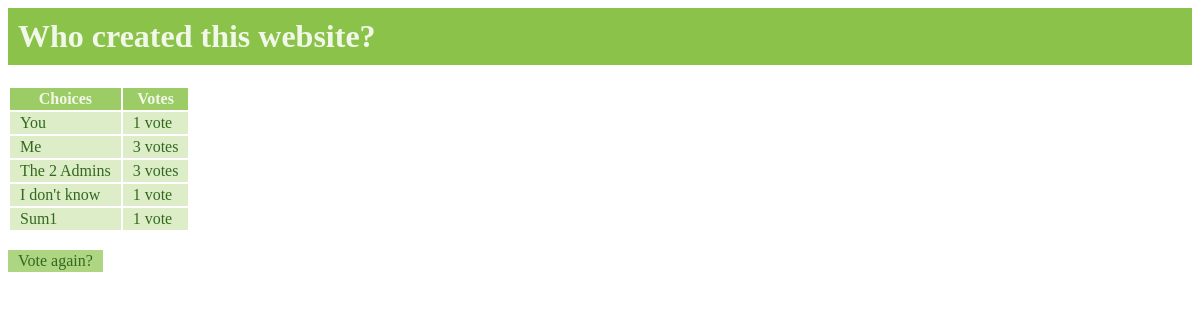
The app's page /polls/7/results/ with its own data.
### polls/models.py (models this page shows, shortened)
class Question(models.Model):
	question_text = models.CharField(max_length=200)
	pub_date = models.DateTimeField('date published')
	def was_published_recently(self):
		now = timezone.now()
		return now - datetime.timedelta(days=1) <= self.pub_date <= now
	was_published_recently.admin_order_field = 'pub_date'
	was_published_recently.boolean = True
	was_published_recently.short_description = 'Published recently?'

class Choice(models.Model):
	question = models.ForeignKey(Question)
	choice_text = models.CharField(max_length=200)
	votes = models.IntegerField(default=0)

### polls/views.py (the view)
# urls.py: url(r'^(?P<pk>[0-9]+)/results/$', views.ResultsView.as_view(), name='results'),
class ResultsView(generic.DetailView):
	model = Question
	template_name = 'polls/results.html'

### polls/templates/polls/results.html (shortened to what this page needs)
{% load staticfiles %}
<link rel="stylesheet" type="text/css" href="{% static 'polls/css/style.css' %}" />
<h1>{{ question.question_text }}</h1>
<table>
<thead>
	<th> Choices </th>
	<th> Votes </th>
</thead>
{% for choice in question.choice_set.all %}
	<tr>
		<td>{{ choice.choice_text }}</td> <td>{{ choice.votes }} vote{{ choice.votes|pluralize }}</td>
	</tr>
{% endfor %}
</table>
<a class="linkboxx" href="{% url 'polls:detail' question.id %}">Vote again?</a>

### polls/static/polls/css/style.css (style rules this page uses)
a { color: #558B2F; }
a:link { text-decoration: none; }
h1 { color: #F1F8E9; background-color: #8BC34A; padding-left: 20px; padding: 10px }
th, td, .boxx, .hboxx, .centerboxx, .rboxx, .mboxx, .linkboxx, .inputboxx { color: #33691E; border-width: 0em; border-style: solid; border-color: #33691E; border-collapse: collapse; background-color: #DCEDC8; padding: 2px; padding-left: 10px; padding-right: 10px; }
th, .hboxx { background-color: #9CCC65; color: #F1F8E9; }
.linkboxx { display: inline-block; background-color: #AED581; }

### records on screen
Question: question_text "Who created this website?"
Choice: choice_text "You", votes "1"
Choice: choice_text "Me", votes "3"
Choice: choice_text "The 2 Admins", votes "3"
Choice: choice_text "I don't know", votes "1"
Choice: choice_text "Sum1", votes "1"
